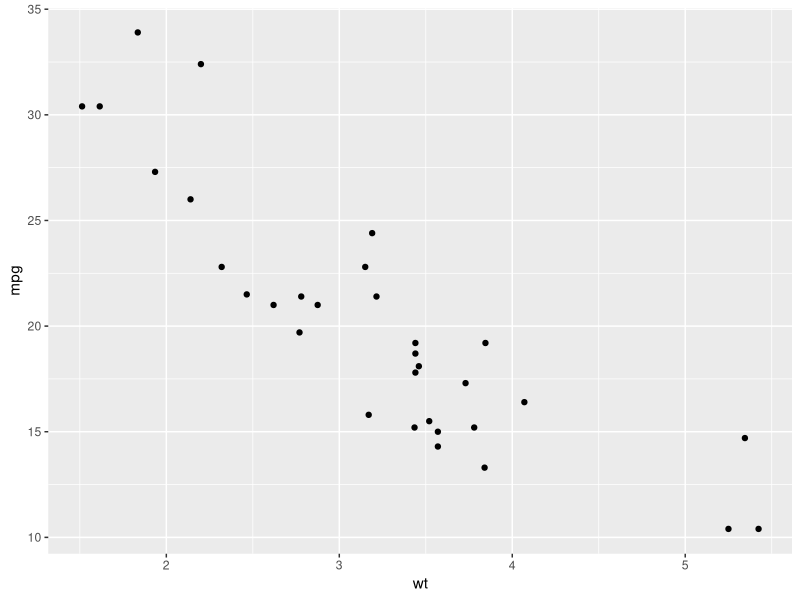
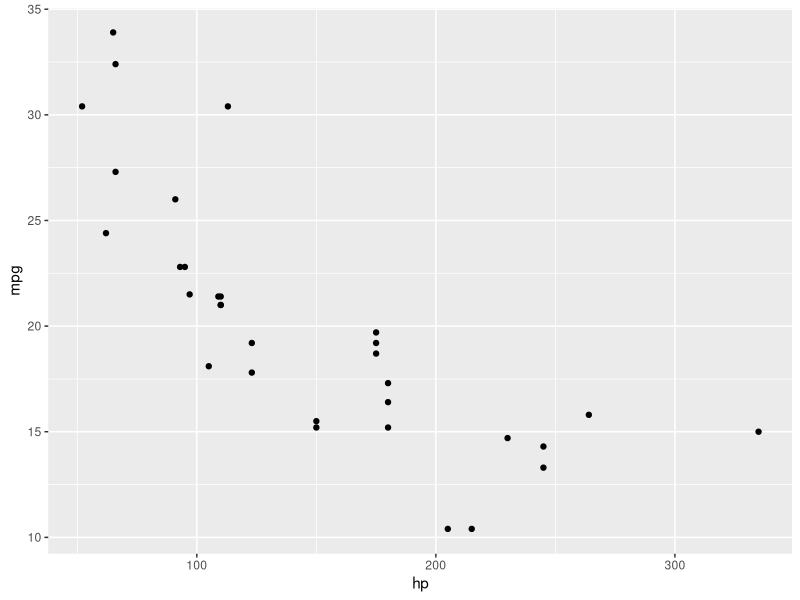
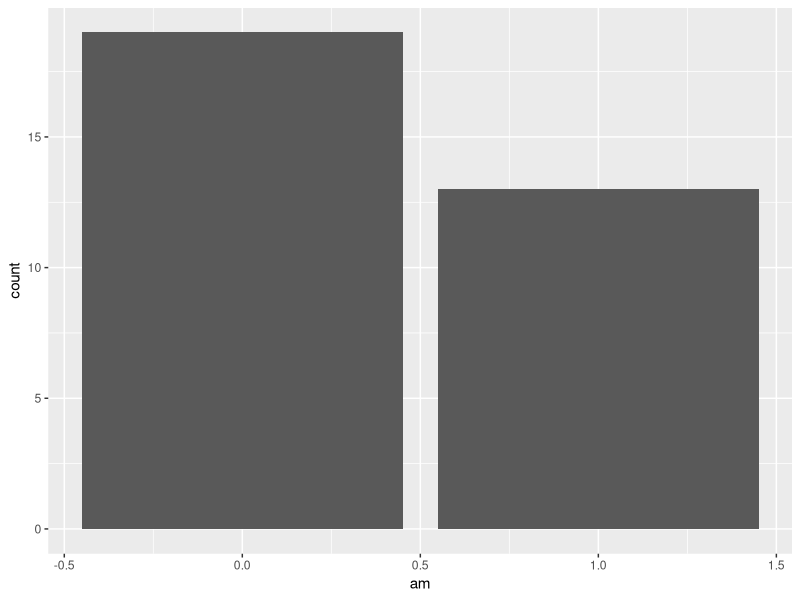
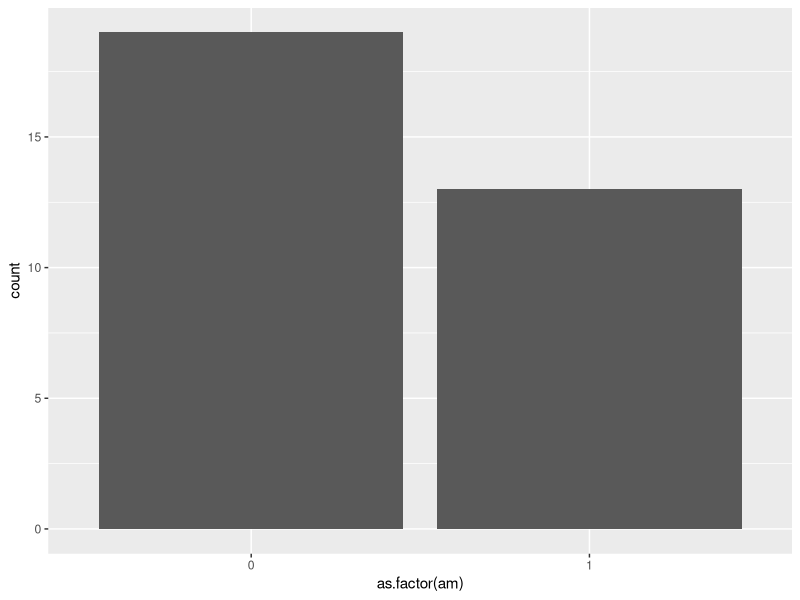
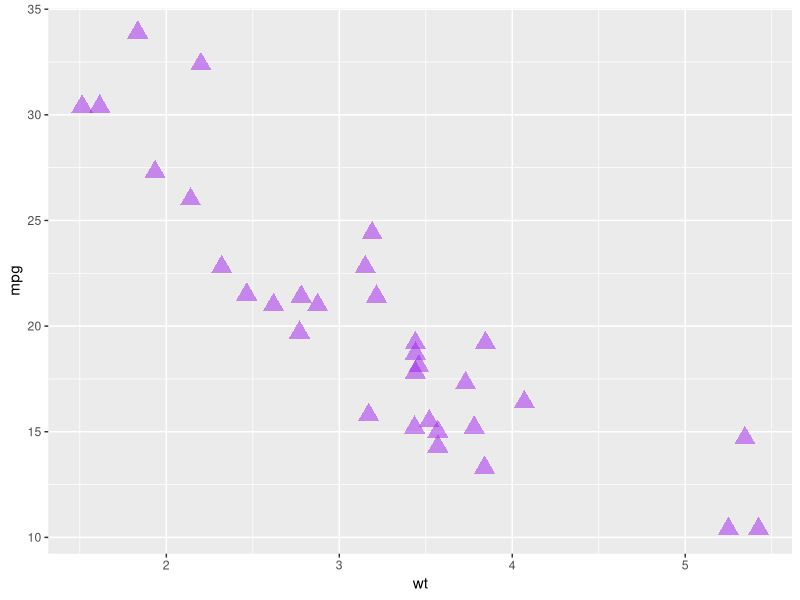
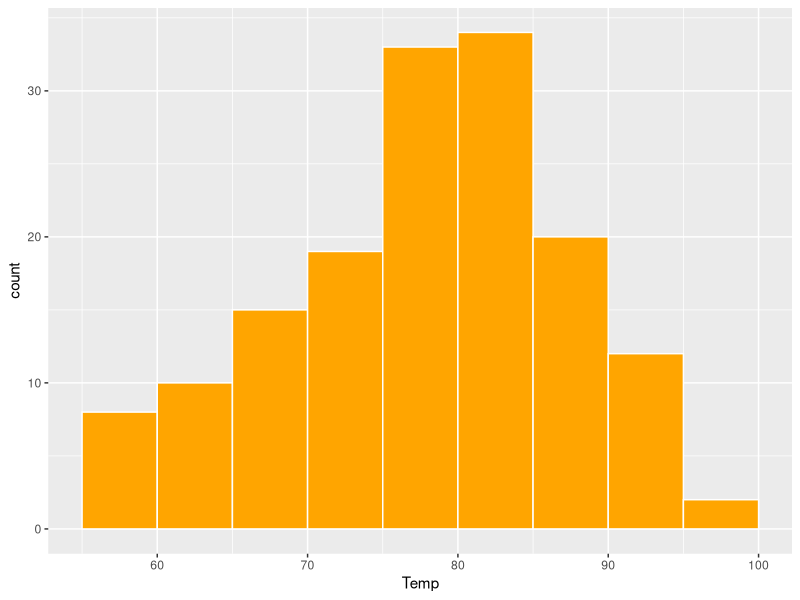
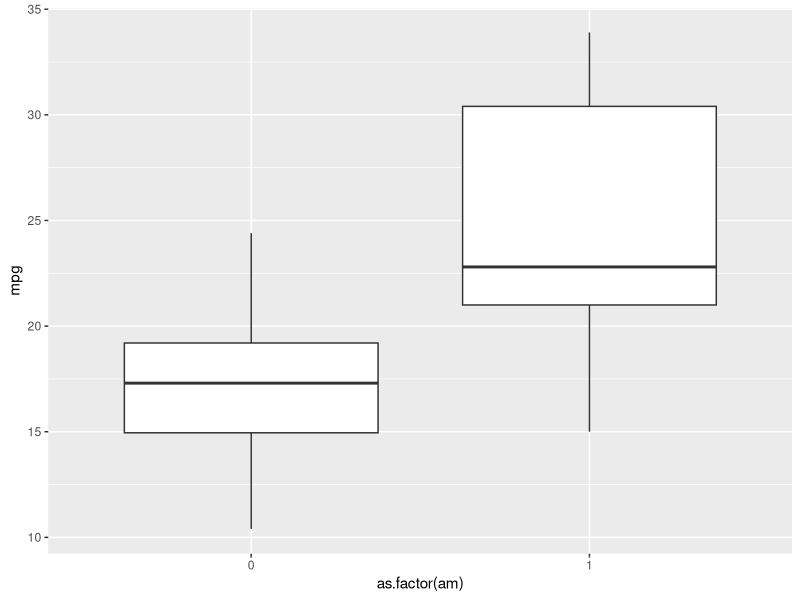
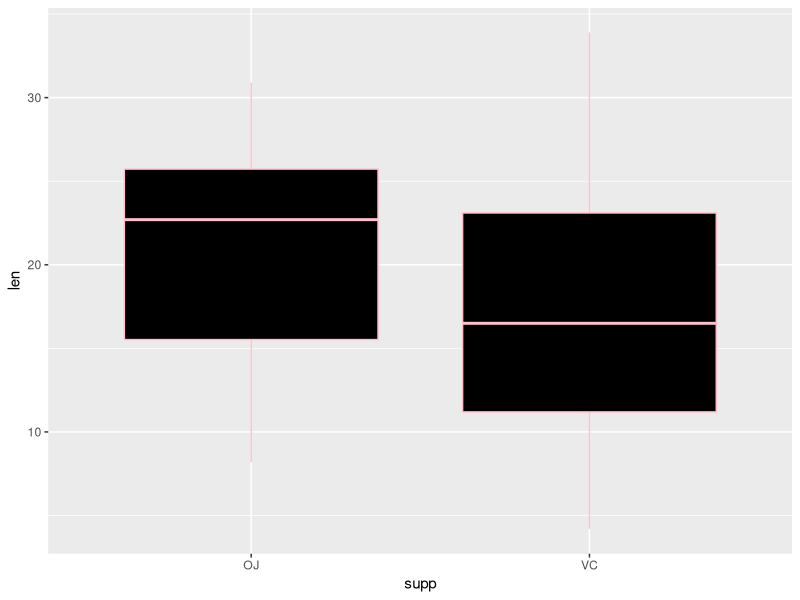

The R source for these figures, in order: (Note: this script raises an error after producing the figures.)
# Code for Notes 04

### 2. The ggplot2 package

# Example scatterplot

library(ggplot2)
ggplot(data = mtcars) +
  geom_point(aes(x = wt,
                 y = mpg))

# Practice

# Scatterplot of hp vs. mpg

ggplot(data = mtcars) +
  geom_point(aes(x = hp,
                 y = mpg))

# Bar graph of am

ggplot(data = mtcars) +
  geom_bar(aes(x = am))

# We can use as.factor() to tell R to treat the am variable as categorical
# (before this it was treating it as quantitative)

ggplot(data = mtcars) +
  geom_bar(aes(x = as.factor(am)))



### 3. Types of graphs

## Scatterplots

# Practice: Take the scatterplot we made above and see if you can 
#  - make the points purple,
#  - bigger than they were before, 
#  - slightly transparent, 
#  - and triangles instead of circles.

ggplot(data = mtcars) +
  geom_point(aes(x = wt,
                 y = mpg),
             color = "purple",
             size = 5,
             alpha = 0.5,
             shape = 17)


## Histograms

# Practice: Recreate histogram using airquality data.
#  - Temp is on x axis
#  - bars are yellow with white borders
#  - each bar is 5 degrees wide and start/end on 0s and 5s

ggplot(data = airquality) +
  geom_histogram(aes(x = Temp),
                 binwidth = 5,
                 fill = "orange",
                 color = "white",
                 boundary = 80)

# Note: You could also use bins = 9 instead of binwidth = 5


## Boxplots

# Example graph to illustrate

ggplot(data = mtcars) +
  geom_boxplot(aes(x = as.factor(am),
                   y = mpg))


# Practice: Recreate boxplot using Toothgrowth data.
#  - supp is on x axis and len is on y axis
#  - boxes are black with pink borders

ggplot(data = ToothGrowth) +
  geom_boxplot(aes(x = supp, 
                   y = len),
               fill = "black",
               color = "pink")


## Bar graphs

# Practice: Recreate bar graph using diamonds data.
#  - diamonds is raw data, so we use geom_bar()
#  - cut is on the x axis and is also mapped to the fill inside the bars
#  - the border of the bars is black

ggplot(data = diamonds) +
  geom_bar(aes(x = cut, 
               fill = cut),
           color = "black")

# Example that creates a summarized version to illustrate geom_col()

diamonds_summarized <- diamonds |>
  dplyr::summarize(n = n(),
                   .by = cut)

ggplot(data = diamonds_summarized) +
  geom_col(aes(x = cut, 
               y = n,
               fill = cut),
           color = "black")


### 4. Adding additional variables to our graphs

ggplot(mtcars) +
  geom_point(aes(x = wt,
                 y = mpg,
                 color = drat,
                 shape = as.factor(am)))

ggplot(mtcars) +
  geom_point(aes(x = wt,
                 y = mpg,
                 color = as.factor(am),
                 alpha = drat))



### Revisiting learning goals

ggplot(midwest) +
  geom_histogram(aes(x = popdensity),
                 fill = "red",
                 color = "black",
                 boundary = 0,
                 binwidth = 5000)

ggplot(midwest) +
  geom_bar(aes(x = state,
               fill = state),
           color = "orange")

ggplot(midwest) +
  geom_point(aes(x = percollege,
                 y = percbelowpoverty,
                 color = poptotal),
             shape = "diamond",
             size = 5,
             alpha = 0.5)

ggplot(midwest) +
  geom_boxplot(aes(x = percollege,
                   y = state),
               fill = "yellow",
               color = "blue")
